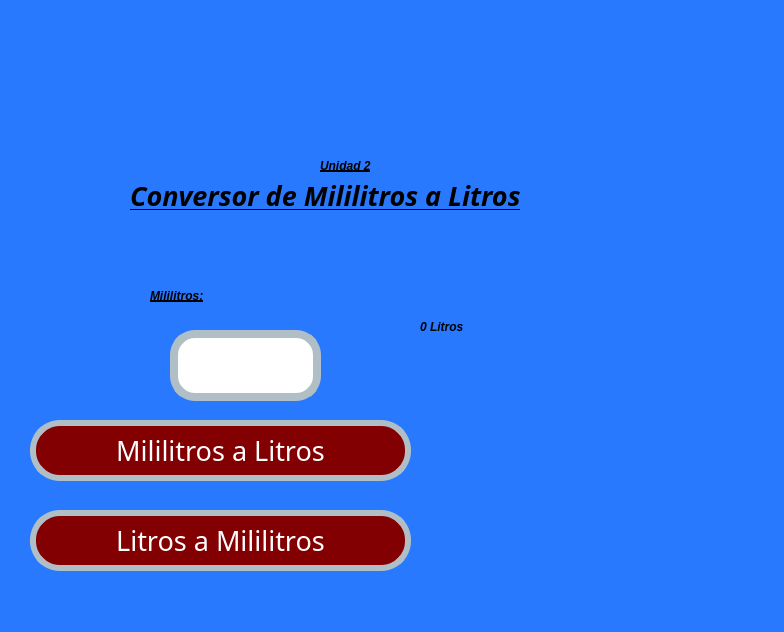
<?xml version="1.0" encoding="UTF-8"?>
<ui version="4.0">
 <class>MainWindow</class>
 <widget class="QMainWindow" name="MainWindow">
  <property name="geometry">
   <rect>
    <x>0</x>
    <y>0</y>
    <width>784</width>
    <height>632</height>
   </rect>
  </property>
  <property name="font">
   <font>
    <pointsize>1</pointsize>
   </font>
  </property>
  <property name="windowTitle">
   <string>MainWindow</string>
  </property>
  <property name="styleSheet">
   <string notr="true">background-color: #2979FF</string>
  </property>
  <widget class="QWidget" name="centralwidget">
   <widget class="QLabel" name="lbl_imagenUat">
    <property name="geometry">
     <rect>
      <x>0</x>
      <y>0</y>
      <width>331</width>
      <height>121</height>
     </rect>
    </property>
    <property name="styleSheet">
     <string notr="true"/>
    </property>
    <property name="text">
     <string/>
    </property>
    <property name="pixmap">
     <pixmap resource="../../Archivos/Recursos.qrc">:/Logos/log_uat_nuevo.png</pixmap>
    </property>
    <property name="scaledContents">
     <bool>true</bool>
    </property>
   </widget>
   <widget class="QLabel" name="lbl_imagenFi">
    <property name="geometry">
     <rect>
      <x>570</x>
      <y>0</y>
      <width>211</width>
      <height>141</height>
     </rect>
    </property>
    <property name="styleSheet">
     <string notr="true"/>
    </property>
    <property name="text">
     <string/>
    </property>
    <property name="pixmap">
     <pixmap resource="../../Archivos/Recursos.qrc">:/Logos/FIT_logo_vertical.png</pixmap>
    </property>
    <property name="scaledContents">
     <bool>true</bool>
    </property>
   </widget>
   <widget class="QLabel" name="lbl_imagenGatos">
    <property name="geometry">
     <rect>
      <x>470</x>
      <y>410</y>
      <width>311</width>
      <height>171</height>
     </rect>
    </property>
    <property name="styleSheet">
     <string notr="true"/>
    </property>
    <property name="text">
     <string/>
    </property>
    <property name="pixmap">
     <pixmap resource="../../Archivos/Recursos.qrc">:/Images/Gatos.png</pixmap>
    </property>
    <property name="scaledContents">
     <bool>true</bool>
    </property>
   </widget>
   <widget class="QPushButton" name="btn_Lm">
    <property name="geometry">
     <rect>
      <x>30</x>
      <y>510</y>
      <width>381</width>
      <height>61</height>
     </rect>
    </property>
    <property name="font">
     <font>
      <family>Forte</family>
      <pointsize>20</pointsize>
      <weight>50</weight>
      <italic>false</italic>
      <bold>false</bold>
     </font>
    </property>
    <property name="styleSheet">
     <string notr="true">font: 20pt &quot;Forte&quot;;
background-color: rgb(130, 0, 2);
color: rgb(255, 255, 255);
border-radius:30px;
border:6px solid #B0BEC5;</string>
    </property>
    <property name="text">
     <string>Litros a Mililitros</string>
    </property>
   </widget>
   <widget class="QPushButton" name="btn_Ml">
    <property name="geometry">
     <rect>
      <x>30</x>
      <y>420</y>
      <width>381</width>
      <height>61</height>
     </rect>
    </property>
    <property name="font">
     <font>
      <family>Forte</family>
      <pointsize>20</pointsize>
      <weight>50</weight>
      <italic>false</italic>
      <bold>false</bold>
     </font>
    </property>
    <property name="styleSheet">
     <string notr="true">font: 20pt &quot;Forte&quot;;
background-color: rgb(130, 0, 2);
color: rgb(255, 255, 255);
border-radius:30px;
border:6px solid #B0BEC5;</string>
    </property>
    <property name="text">
     <string>Mililitros a Litros</string>
    </property>
   </widget>
   <widget class="QLabel" name="lbl_Capacidad">
    <property name="geometry">
     <rect>
      <x>150</x>
      <y>280</y>
      <width>211</width>
      <height>31</height>
     </rect>
    </property>
    <property name="styleSheet">
     <string notr="true">text-decoration: underline;
font: 20pt &quot;Forte&quot;;
color:rgb(0, 0, 0);
border-radius: 10px;
font-weight: bold;
font-style: italic;</string>
    </property>
    <property name="text">
     <string>Mililitros:</string>
    </property>
   </widget>
   <widget class="QLabel" name="lbl_ValorCapacidad">
    <property name="geometry">
     <rect>
      <x>420</x>
      <y>320</y>
      <width>221</width>
      <height>81</height>
     </rect>
    </property>
    <property name="styleSheet">
     <string notr="true">font: 75 20pt &quot;Forte&quot;;
                   color: black;
                   border-radius: 10px;
                   font-weight: bold;
                   font-style: italic;</string>
    </property>
    <property name="text">
     <string>0 Litros</string>
    </property>
    <property name="alignment">
     <set>Qt::AlignLeading|Qt::AlignLeft|Qt::AlignTop</set>
    </property>
    <property name="wordWrap">
     <bool>true</bool>
    </property>
   </widget>
   <widget class="QLineEdit" name="txt_Valor">
    <property name="geometry">
     <rect>
      <x>170</x>
      <y>330</y>
      <width>151</width>
      <height>71</height>
     </rect>
    </property>
    <property name="contextMenuPolicy">
     <enum>Qt::PreventContextMenu</enum>
    </property>
    <property name="whatsThis">
     <string/>
    </property>
    <property name="styleSheet">
     <string notr="true">background-color:rgb(255, 255, 255);
color:rgb(0, 0, 0);
border-radius:25px;
border:8px solid #B0BEC5;
font: 75 16pt &quot;MS Shell Dlg 2&quot;;
</string>
    </property>
    <property name="text">
     <string/>
    </property>
    <property name="maxLength">
     <number>32774</number>
    </property>
    <property name="cursorPosition">
     <number>0</number>
    </property>
    <property name="dragEnabled">
     <bool>false</bool>
    </property>
    <property name="readOnly">
     <bool>false</bool>
    </property>
    <property name="clearButtonEnabled">
     <bool>false</bool>
    </property>
   </widget>
   <widget class="QLabel" name="lbl_titulo">
    <property name="geometry">
     <rect>
      <x>130</x>
      <y>180</y>
      <width>581</width>
      <height>31</height>
     </rect>
    </property>
    <property name="font">
     <font>
      <family>Forte</family>
      <pointsize>20</pointsize>
      <weight>75</weight>
      <italic>true</italic>
      <bold>true</bold>
      <underline>true</underline>
     </font>
    </property>
    <property name="styleSheet">
     <string notr="true">text-decoration: underline;
font: 20pt &quot;Forte&quot;;
color:rgb(0, 0, 0);
border-radius: 10px;
font-weight: bold;
font-style: italic;</string>
    </property>
    <property name="text">
     <string>Conversor de Mililitros a Litros</string>
    </property>
   </widget>
   <widget class="QLabel" name="lbl_Unidad2">
    <property name="geometry">
     <rect>
      <x>320</x>
      <y>150</y>
      <width>161</width>
      <height>31</height>
     </rect>
    </property>
    <property name="styleSheet">
     <string notr="true">text-decoration: underline;
font: 20pt &quot;Forte&quot;;
color:rgb(0, 0, 0);
border-radius: 10px;
font-weight: bold;
font-style: italic;</string>
    </property>
    <property name="text">
     <string>Unidad 2</string>
    </property>
   </widget>
  </widget>
  <widget class="QMenuBar" name="menubar">
   <property name="geometry">
    <rect>
     <x>0</x>
     <y>0</y>
     <width>784</width>
     <height>26</height>
    </rect>
   </property>
  </widget>
  <widget class="QStatusBar" name="statusbar"/>
 </widget>
 <resources>
  <include location="../../Archivos/Recursos.qrc"/>
  <include location="../Recursos.qrc"/>
 </resources>
 <connections/>
</ui>
